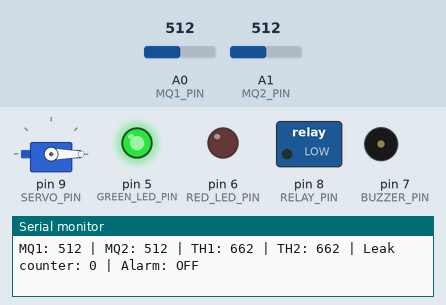
This sketch was run on a simulated Arduino Uno, built with avr-gcc and run on an emulated ATmega328P. On the bench: servo, switched loads named in the sketch (green lamp = pin HIGH), output pins drawn as LEDs (lit = HIGH), buzzer (waves = sounding, pin HIGH), the last lines printed to the serial monitor. The test bench sets the inputs (shaded band); at power-on: A0 (MQ1_PIN) = 512, A1 (MQ2_PIN) = 512. The modem accepts every AT command (registered, SIM ready, sends succeed) and sends nothing else.

Above: at 17.3 s.
17.4 s: A0 (MQ1_PIN) set to 648
20.4 s: A0 (MQ1_PIN) set to 679
At 22.9 s:
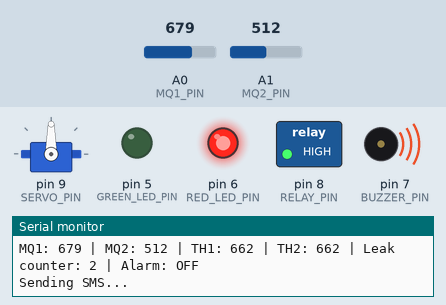
At 41.3 s:
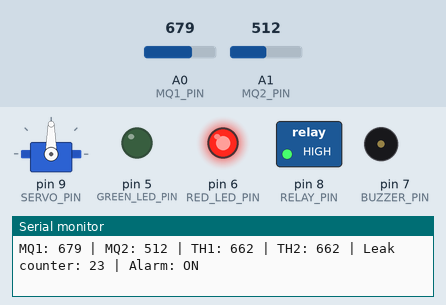
Timing chart, 0 to 73.2 s (numbered marks = the images above; inputs shaded):
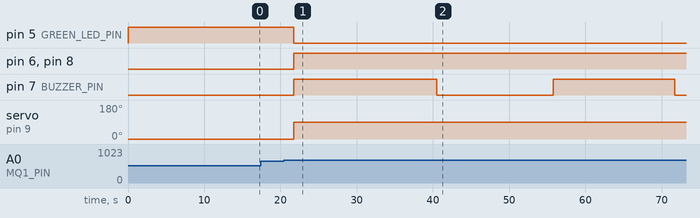

The sketch:

gasLeakageDetection.ino
```cpp
#include <SoftwareSerial.h>
#include <Servo.h>

/*
 Smart Gas Leak Detection and Automatic Ventilation System

 Features:
 - Two MQ-2 gas sensors on A0 and A1
 - Buzzer alarm
 - Red LED for gas leak
 - Green LED for normal condition
 - Relay-controlled exhaust fan
 - Servo-controlled gas shut-off valve
 - SIM800L SMS alert

 Power:
 - Arduino, sensors, buzzer, LEDs from Power Bank 1
 - Servo, relay, fan, LM2596 from Power Bank 2
 - SIM800L from LM2596 adjusted to about 4.0 V
 - All GNDs must be common
 - Do NOT connect PB1 5V and PB2 5V together
*/

// ================= PIN DEFINITIONS =================

const byte MQ1_PIN = A0;
const byte MQ2_PIN = A1;

const byte SERVO_PIN = 9;
const byte RELAY_PIN = 8;
const byte BUZZER_PIN = 7;

const byte RED_LED_PIN = 6;
const byte GREEN_LED_PIN = 5;

// Arduino D2 receives from SIM800L TXD
// Arduino D3 transmits to SIM800L RXD through voltage divider
const byte GSM_RX_PIN = 2;
const byte GSM_TX_PIN = 3;

SoftwareSerial gsm(GSM_RX_PIN, GSM_TX_PIN);
Servo valveServo;

// ================= USER SETTINGS =================

// Replace with your phone number including country code
// Example Bangladesh: "+8801XXXXXXXXX"
const char PHONE_NUMBER[] = "+8801XXXXXXXXX";

// Servo angles
// Adjust these according to your gas valve mechanism
const int VALVE_OPEN_ANGLE = 0;
const int VALVE_CLOSED_ANGLE = 90;

// MQ sensor calibration settings
const int CALIBRATION_SAMPLES = 100;
const int READ_SAMPLES = 10;

// The threshold will be:
// threshold = clean_air_baseline + THRESHOLD_OFFSET
// Increase this if false alarms happen.
// Decrease this if gas is not detected.
const int THRESHOLD_OFFSET = 150;

// Hysteresis prevents fast ON/OFF flickering near threshold
const int HYSTERESIS = 50;

// Number of repeated gas readings required before alarm
const int LEAK_CONFIRM_COUNT = 3;

// Set true for safer behavior.
// Once gas leak is detected, alarm remains ON until Arduino reset.
const bool LATCH_ALARM_UNTIL_RESET = true;

// Many relay modules are active LOW.
// If your relay turns ON when Arduino output is LOW, set this to true.
// If your relay turns ON when Arduino output is HIGH, keep false.
const bool RELAY_ACTIVE_LOW = false;

// SMS settings
const unsigned long SMS_COOLDOWN_MS = 60000UL;  // 1 minute

// ================= GLOBAL VARIABLES =================

int baseline1 = 0;
int baseline2 = 0;

int threshold1 = 0;
int threshold2 = 0;

bool alarmLatched = false;
bool smsAlreadySent = false;

int leakCounter = 0;

unsigned long lastSmsTime = 0;

// ================= BASIC OUTPUT FUNCTIONS =================

void relayOn() {
 if (RELAY_ACTIVE_LOW) {
   digitalWrite(RELAY_PIN, LOW);
 } else {
   digitalWrite(RELAY_PIN, HIGH);
 }
}

void relayOff() {
 if (RELAY_ACTIVE_LOW) {
   digitalWrite(RELAY_PIN, HIGH);
 } else {
   digitalWrite(RELAY_PIN, LOW);
 }
}

void setNormalOutputs() {
 digitalWrite(GREEN_LED_PIN, HIGH);
 digitalWrite(RED_LED_PIN, LOW);
 digitalWrite(BUZZER_PIN, LOW);

 relayOff();
 valveServo.write(VALVE_OPEN_ANGLE);
}

void setLeakOutputs() {
 digitalWrite(GREEN_LED_PIN, LOW);
 digitalWrite(RED_LED_PIN, HIGH);

 // Beeping buzzer pattern
 if ((millis() / 300) % 2 == 0) {
   digitalWrite(BUZZER_PIN, HIGH);
 } else {
   digitalWrite(BUZZER_PIN, LOW);
 }

 relayOn();
 valveServo.write(VALVE_CLOSED_ANGLE);
}

// ================= SENSOR FUNCTIONS =================

int readAverageAnalog(byte pin) {
 long total = 0;

 for (int i = 0; i < READ_SAMPLES; i++) {
   total += analogRead(pin);
   delay(5);
 }

 return total / READ_SAMPLES;
}

void calibrateSensors() {
 Serial.println();
 Serial.println("Calibrating MQ sensors...");
 Serial.println("Keep sensors in clean air during calibration.");

 long total1 = 0;
 long total2 = 0;

 for (int i = 0; i < CALIBRATION_SAMPLES; i++) {
   total1 += analogRead(MQ1_PIN);
   total2 += analogRead(MQ2_PIN);

   delay(50);
 }

 baseline1 = total1 / CALIBRATION_SAMPLES;
 baseline2 = total2 / CALIBRATION_SAMPLES;

 threshold1 = baseline1 + THRESHOLD_OFFSET;
 threshold2 = baseline2 + THRESHOLD_OFFSET;

 Serial.println("Calibration complete.");
 Serial.print("MQ1 baseline: ");
 Serial.println(baseline1);
 Serial.print("MQ2 baseline: ");
 Serial.println(baseline2);
 Serial.print("MQ1 threshold: ");
 Serial.println(threshold1);
 Serial.print("MQ2 threshold: ");
 Serial.println(threshold2);
 Serial.println();
}

// ================= GSM FUNCTIONS =================

void sendATCommand(const char *cmd, unsigned long waitTime) {
 gsm.println(cmd);
 delay(waitTime);

 while (gsm.available()) {
   Serial.write(gsm.read());
 }
}

void initializeGSM() {
 Serial.println("Initializing SIM800L...");

 gsm.begin(9600);
 delay(2000);

 sendATCommand("AT", 1000);
 sendATCommand("ATE0", 1000);
 sendATCommand("AT+CMGF=1", 1000);       // SMS text mode
 sendATCommand("AT+CSCS=\"GSM\"", 1000); // GSM character set

 Serial.println("SIM800L initialization complete.");
}

void sendSMS(String message) {
 Serial.println("Sending SMS...");

 gsm.println("AT+CMGF=1");
 delay(500);

 gsm.print("AT+CMGS=\"");
 gsm.print(PHONE_NUMBER);
 gsm.println("\"");
 delay(1000);

 gsm.print(message);
 delay(500);

 // CTRL+Z ends SMS
 gsm.write(26);
 delay(5000);

 Serial.println("SMS command sent.");
}

// ================= SETUP =================

void setup() {
 Serial.begin(9600);

 pinMode(RELAY_PIN, OUTPUT);
 pinMode(BUZZER_PIN, OUTPUT);
 pinMode(RED_LED_PIN, OUTPUT);
 pinMode(GREEN_LED_PIN, OUTPUT);

 relayOff();
 digitalWrite(BUZZER_PIN, LOW);
 digitalWrite(RED_LED_PIN, LOW);
 digitalWrite(GREEN_LED_PIN, HIGH);

 valveServo.attach(SERVO_PIN);
 valveServo.write(VALVE_OPEN_ANGLE);

 Serial.println("Smart Gas Leak Detection System Starting...");
 Serial.println("Warming up sensors briefly...");

 delay(5000);

 calibrateSensors();
 initializeGSM();

 Serial.println("System ready.");
 Serial.println();
}

// ================= MAIN LOOP =================

void loop() {
 int mq1Value = readAverageAnalog(MQ1_PIN);
 int mq2Value = readAverageAnalog(MQ2_PIN);

 bool mq1High = mq1Value > threshold1;
 bool mq2High = mq2Value > threshold2;

 bool gasDetectedNow = mq1High || mq2High;

 if (gasDetectedNow) {
   leakCounter++;
 } else {
   if (leakCounter > 0) {
     leakCounter--;
   }
 }

 bool leakConfirmed = leakCounter >= LEAK_CONFIRM_COUNT;

 if (leakConfirmed) {
   alarmLatched = true;
 }

 bool alarmActive;

 if (LATCH_ALARM_UNTIL_RESET) {
   alarmActive = alarmLatched;
 } else {
   bool mq1Safe = mq1Value < (threshold1 - HYSTERESIS);
   bool mq2Safe = mq2Value < (threshold2 - HYSTERESIS);

   if (mq1Safe && mq2Safe) {
     alarmLatched = false;
     smsAlreadySent = false;
   }

   alarmActive = alarmLatched;
 }

 if (alarmActive) {
   setLeakOutputs();

   unsigned long now = millis();

   if (!smsAlreadySent || (now - lastSmsTime >= SMS_COOLDOWN_MS)) {
     String smsText = "WARNING! Gas leak detected. ";
     smsText += "Fan ON. Gas valve CLOSED. ";
     smsText += "MQ1=";
     smsText += mq1Value;
     smsText += ", MQ2=";
     smsText += mq2Value;

     sendSMS(smsText);

     smsAlreadySent = true;
     lastSmsTime = now;
   }
 } else {
   setNormalOutputs();
 }

 Serial.print("MQ1: ");
 Serial.print(mq1Value);
 Serial.print(" | MQ2: ");
 Serial.print(mq2Value);
 Serial.print(" | TH1: ");
 Serial.print(threshold1);
 Serial.print(" | TH2: ");
 Serial.print(threshold2);
 Serial.print(" | Leak counter: ");
 Serial.print(leakCounter);
 Serial.print(" | Alarm: ");

 if (alarmActive) {
   Serial.println("ON");
 } else {
   Serial.println("OFF");
 }

 delay(500);
}
```

Measured:
- the behaviour switches between 662 and 663 on A0 (MQ1_PIN) (found by bisection; images 0 and 1)
- after the input at 20.4 s, pin 5 (GREEN_LED_PIN): HIGH → LOW after 1.4 s; pin 6 (RED_LED_PIN), pin 8 (RELAY_PIN): LOW → HIGH after 1.4 s; pin 7 (BUZZER_PIN): LOW → HIGH after 1.4 s, → LOW 18.8 s later, → HIGH 15.3 s later, → LOW 15.9 s later; servo on pin 9 (SERVO_PIN): 0° → 90° after 1.4 s
